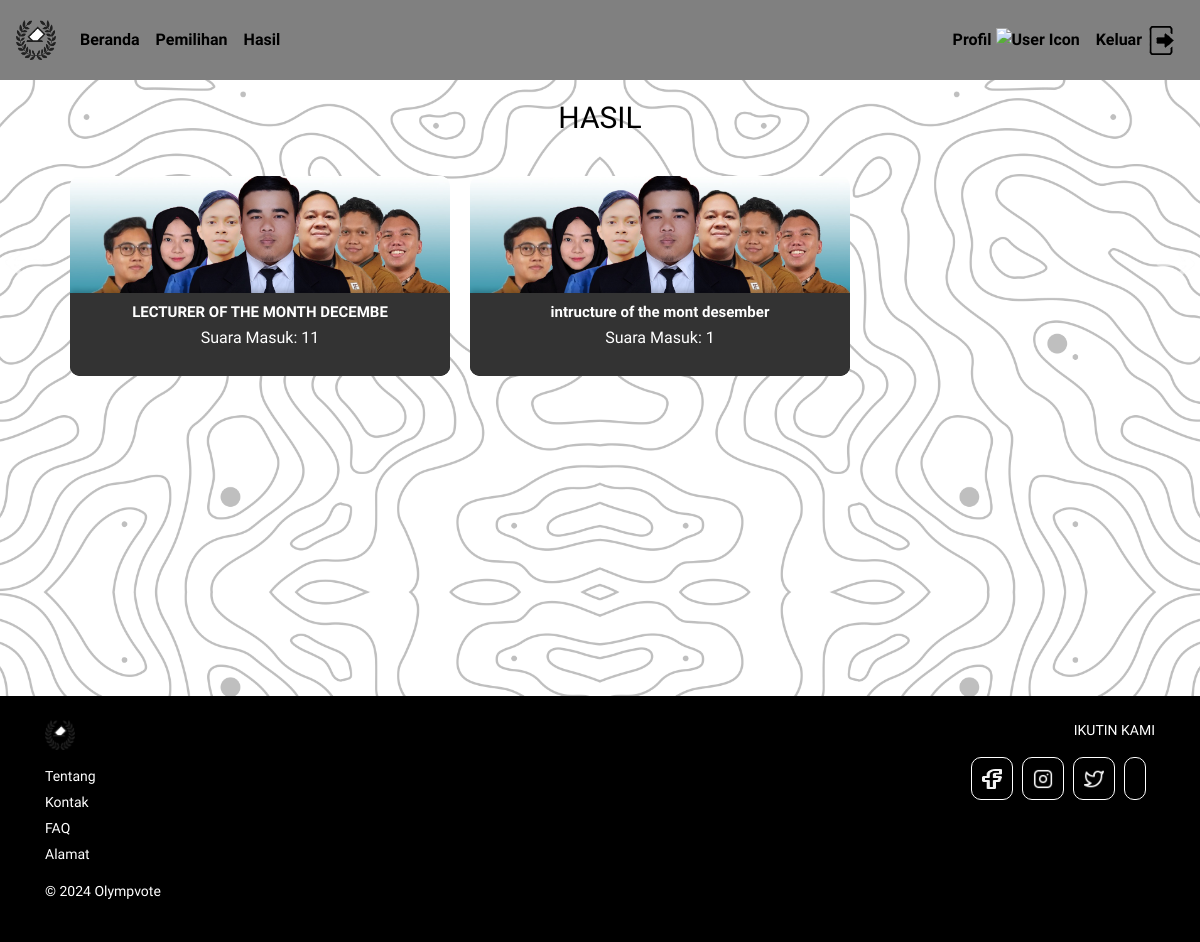
The app's page /event/hasil.php with its own data.
### tables this page shows
CREATE TABLE `pemilihan` (
  `id_pemilihan` int(11) NOT NULL,
  `judul` varchar(50) NOT NULL,
  `deskripsi` varchar(255) NOT NULL,
  `tanggal_mulai` date NOT NULL,
  `waktu_mulai` time NOT NULL,
  `tanggal_selesai` date NOT NULL,
  `waktu_selesai` time NOT NULL,
  `jurusan` int(10) NOT NULL,
  `prodi` int(11) DEFAULT NULL,
  `angkatan` int(11) NOT NULL
);

### event/hasil.php (the view, shortened to what this page needs)
<?php
include '../connect.php';
$query = "
    SELECT pemilihan.id_pemilihan, pemilihan.judul, SUM(hasil.jumlah_suara) AS total_suara
    FROM pemilihan
    INNER JOIN hasil ON pemilihan.id_pemilihan = hasil.id_pemilihan
    GROUP BY pemilihan.id_pemilihan, pemilihan.judul
";
$result = mysqli_query($conn, $query);
?>
<!DOCTYPE html>
<html lang="en">
<head>
    <link rel="stylesheet" href="https://stackpath.bootstrapcdn.com/bootstrap/4.5.2/css/bootstrap.min.css">
    <link rel="stylesheet" href="styles.css?v=<?php echo time(); ?>">
    <link rel="stylesheet" href="../dashboard.css">
    <link rel="stylesheet" href="../navbar.css">
</head>
<body>
    <nav class="navbar navbar-expand-sm custom-navbar sticky-top">
    <a class="navbar-brand" href="#">
        <img src="../img/logo.png" alt="Logo">
    </a>
    <div class="collapse navbar-collapse w-100" id="navbarNav">
        <ul class="navbar-nav">
            <li class="nav-item"><a class="nav-link" href="../dashboard.php">Beranda</a></li>
            <li class="nav-item"><a class="nav-link" href="../dashboard.php#carousel">Pemilihan</a></li>
            <li class="nav-item"><a class="nav-link" href="hasil.php">Hasil</a></li>
        </ul>
        <ul class="navbar-nav ml-auto">
            <li class="nav-item">
                <a class="nav-link nav-profile" href="profile/profile.php">
                    Profil
                    <img src="https://img.icons8.com/material-outlined/24/000000/user--v1.png" alt="User Icon">
                </a>
            </li>
            <li class="nav-item">
                <a class="nav-link" href="../dashboard.php?logout=true">
                    Keluar
                    <img src="../img/logout.png" alt="Keluar Icon">
                </a>
            </li>
        </ul>
    </div>
    </nav>
    <section class="carousel" id="carousel">
        <h2 class="carousel-category" style="color: #000;">HASIL</h2>
        <button class="pre-btn"><img src="../img/arrow.png" alt=""></button>
        <button class="nxt-btn"><img src="../img/arrow.png" alt=""></button>
        <div class="carousel-container">
            <?php
            if (mysqli_num_rows($result) > 0) {
                while ($row = mysqli_fetch_assoc($result)) {
                    echo '<div class="carousel-card">';
                    echo '    <a href="rekapitulasi.php?id=' . $row['id_pemilihan'] . '">';
                    echo '        <div class="carousel-image">';
                    echo '            <img class="event-image-sizing" src="../img/event-placeholder.jpg" alt="Event Image">';
                    echo '        </div>';
                    echo '        <div class="carousel-caption">';
                    echo '            <h3 class="carousel-caption-title">' . htmlspecialchars($row['judul']) . '</h3>';
                    echo '            <p>Suara Masuk: ' . $row['total_suara'] . '</p>';
                    echo '        </div>';
                    echo '    </a>';
                    echo '</div>';
                }
            } else {
                echo '<p>Tidak ada event yang sudah direkapitulasi.</p>';
            }
            ?>
        </div>
    </section>
<footer class="footer p-4" style="background-color: #000; color: white;">
    <div class="container d-flex justify-content-between">
        <div class="footer-left">
            <div class="footer-brand mb-3">
                <img src="../img/logo.png" alt="Logo" style="width: 30px; height: 30px;">
            </div>
            <ul class="list-unstyled">
                <li><a href="#" class="text-white">Tentang</a></li>
                <li><a href="#" class="text-white">Kontak</a></li>
                <li><a href="#" class="text-white">FAQ</a></li>
                <li><a href="#" class="text-white">Alamat</a></li>
            </ul>
            <p class="mt-3">© 2024 Olympvote</p>
        </div>
        <div class="footer-right text-right">
            <p>IKUTIN KAMI</p>
            <div class="d-flex justify-content-end">
                <button class="button-footer footer-brand">
                    <img src="../img/Facebook.png" alt="facebook">
                </button>
                <button class="button-footer footer-brand">
                    <img src="../img/Instagram.png" alt="Instagram">
                </button>
                <button class="button-footer footer-brand">
                    <img src="../img/Twitter.png" alt="Twitter">
                </button>
                <button class="button-footer"></button>
            </div>
        </div>
    </div>
</footer>
</body>
</html>

### event/styles.css (style rules this page uses)
body { font-family: 'Lexend', sans-serif; background-image: url('../img/BACKGROUND.png'); background-size: cover; background-position: center; overflow-x: hidden; margin: 0; }
.navbar { height: 80px; }
.custom-navbar { background-color: #808080; }
.navbar-brand img { width: 40px; height: 40px; }
.footer-brand img { width: 5px; height: 5px; }
.navbar-nav .nav-link { color: #000; font-weight: bold; font-size: 16px; }
.carousel { position: relative; overflow: hidden; padding: 20px; margin-bottom: 300px; }
.carousel-category { padding: 0 10vw; font-size: 30px; font-weight: 500; margin-bottom: 40px; text-transform: capitalize; text-align: center; width: 100%; display: flex; justify-content: center; color: #bfbfbf; }
.carousel-container { display: flex; overflow-x: auto; scroll-behavior: smooth; padding: 0; justify-content: flex-start; margin-left: 50px; }
.carousel-card { flex: 0 0 auto; width: 380px; height: 200px; margin-right: 20px; overflow: hidden; border-radius: 10px; position: relative; background-color: #fff; }
.carousel-image { position: relative; width: 100%; height: 100%; overflow: hidden; background-color: white; }
.pre-btn, .nxt-btn { border: none; width: 50px; height: 50px; position: absolute; top: 50%; display: flex; justify-content: center; align-items: center; background: transparent; cursor: pointer; z-index: 8; }
.pre-btn { left: 0; transform: rotate(180deg); }
.nxt-btn { right: 0; }
.pre-btn img, .nxt-btn img { opacity: 0.5; }
.carousel-caption { position: absolute; bottom: 0; left: 0; width: 100%; background-color: #333; padding: 10px; text-align: center; box-shadow: 0 -3px 5px rgba(0, 0, 0, 0.2); }
.carousel-caption-title { font-size: 15px; font-weight: bold; color: #fff; margin-bottom: 5px; }
.button-footer { border-radius: 10px; background-color: black; padding: 10px; border-style: solid; border-color: white; border-width: 1px; margin-right: 9px; }
.footer { color: white; font-size: 14px; margin-top: 50px; }
.footer-left ul li { margin-bottom: 5px; }
.footer-left a { color: white; text-decoration: none; }
p, button { font-family: 'Lexend', sans-serif; }
.event-image-sizing { width: 400px; }

### dashboard.css (style rules this page uses)
html { scroll-behavior: smooth; }
body { font-family: 'Lexend', sans-serif; background-color: #000; overflow-x: hidden; margin: 0; }
.navbar { height: 80px; }
.custom-navbar { background-color: #808080; }
.navbar-brand img { width: 40px; height: 40px; }
.footer-brand img { width: 20px; height: 20px; }
.navbar-nav .nav-link { color: #000; font-weight: bold; font-size: 16px; }
.carousel { position: relative; overflow: hidden; padding: 20px; margin-bottom: 200px; }
.carousel-category { padding: 0 10vw; font-size: 30px; font-weight: 500; margin-bottom: 40px; text-transform: capitalize; text-align: center; width: 100%; display: flex; justify-content: center; color: #bfbfbf; }
.carousel-container { display: flex; overflow-x: auto; scroll-behavior: smooth; padding: 0; justify-content: flex-start; margin-left: 50px; }
.carousel-card { flex: 0 0 auto; width: 380px; height: 200px; margin-right: 20px; overflow: hidden; border-radius: 10px; position: relative; background-color: #fff; }
.pre-btn, .nxt-btn { border: none; width: 50px; height: 50px; position: absolute; top: 50%; display: flex; justify-content: center; align-items: center; background: transparent; cursor: pointer; z-index: 8; }
.pre-btn { left: 0; transform: rotate(180deg); }
.nxt-btn { right: 0; }
.pre-btn img, .nxt-btn img { opacity: 0.5; }
.carousel-caption { position: absolute; bottom: 0; left: 0; width: 100%; background-color: #333; padding: 10px; text-align: center; box-shadow: 0 -3px 5px rgba(0, 0, 0, 0.2); }
.carousel-caption-title { font-size: 15px; font-weight: bold; color: #fff; margin-bottom: 5px; }
.button-footer { border-radius: 10px; background-color: black; padding: 10px; border-style: solid; border-color: white; border-width: 1px; margin-right: 9px; }
.footer { color: white; font-size: 14px; margin-top: 50px; }
.footer-left ul li { margin-bottom: 5px; }
.footer-left a { color: white; text-decoration: none; }

### records on screen
pemilihan: judul "LECTURER OF THE MONTH DECEMBE", total_suara "11"
pemilihan: judul "intructure of the mont desember", total_suara "1"
